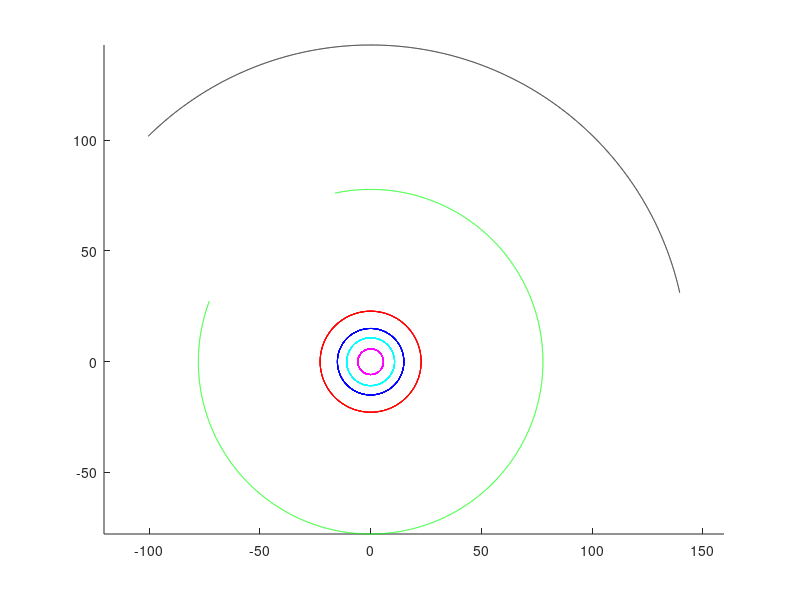

Reproduce this figure in MATLAB. (Note: this script raises an error after producing the figure.)
function main()
center = [0, 0];
% Sun = 1;
% Mercury = 2;
% Venus = 3;
% Earth = 4;
% Mars = 5;
% Jupiter = 6;
% Saturn = 7;
% Uranus = 8;
% Neptune = 9;
% Pluto = 10;
radius = [0, 5.79, 10.8, 15, 22.8, 77.8, 143, 287, 450, 590];       %approx semi-major axis
T = [Inf, 0.241, 0.615, 1, 1.88, 11.9, 29.5, 84, 165, 248];
color = ['y','m','c','b','r','g','k',[5,247,25]/256,[191,82,177]/256,[191,144,82]/256];
t = 10;      %time of simulation in years;
N = 10000;   %no:of plot points
select = [1 1 1 1 1 1 1 1 1 1]; %select which body path to plot; 1 = yes, 0 = no
random_pos = 1;     %0 = bodies start on x-axis at start
                    %1 = bodies start on random angles at start

%%%%%%%%%%%%%%%%%%%%%%%%%%%%%%%%%%%%%%%%%%%%%%%%%%%%%%%%%%%%%%%%%%%%%%%%%%%
w = 2*pi./T;   %rad/year
if random_pos
    start = 2*pi*rand(1,10);
    start(4) = 0;
else
    start = zeros(1,10);
end

bodies = zeros(3,N,10);
bodies(3,:,:) = 1;
for i=1:10
    [x,y] = circle(radius(i),center,N,w(i),t,start(i));
    bodies(1:2,:,i) = [x;y];
end
plot_c(bodies,color,['Copernian System ', num2str(t), ' years'],select);
plot(0,0,'yo','MarkerFaceColor','y')

%%%%%%%%%%%%%%%%%%%%%%%%%%%%%%%%%%%%%%%%%%%%%%%%

bodies_ptolemy = zeros(3,N,10);
bodies_ptolemy(3,:,:) = 1;
Earth = bodies(1:2,:,4);
for i=1:10
bodies_ptolemy(1:2,:,i) = bodies(1:2,:,i) - Earth;
end
plot_c(bodies_ptolemy,color,['Ptolemiac System, ',num2str(t),' years'],select)
plot(0,0,'bo','MarkerFaceColor','b')
end

function plot_c(bodies,color,t,select)
    names = {'Sun', 'Mercury', 'Venus', 'Earth', 'Mars', 'Jupiter', 'Saturn', 'Uranus', 'Neptune', 'Pluto'};
    figure()
    axis equal
    hold on
    for i = 1:10
        if select(i)
        plot(bodies(1,:,i),bodies(2,:,i),color(i))
        end
    end
    title(t)
    legend(makeLegend(names,select));
end

function [x,y] = circle(r,center,N,w,t,s)
    xc = center(1);
    yc = center(2);
    tht = linspace(s,s+w*t,N);
    x = r*cos(tht) + xc;
    y = r*sin(tht) + yc;
end

function legend_ = makeLegend(names,select)
    legend_ = {};
    j = 1;
    for i=1:10
        if select(i)
        legend_{j} = names{i};
        j = j+1;
        end
    end
end